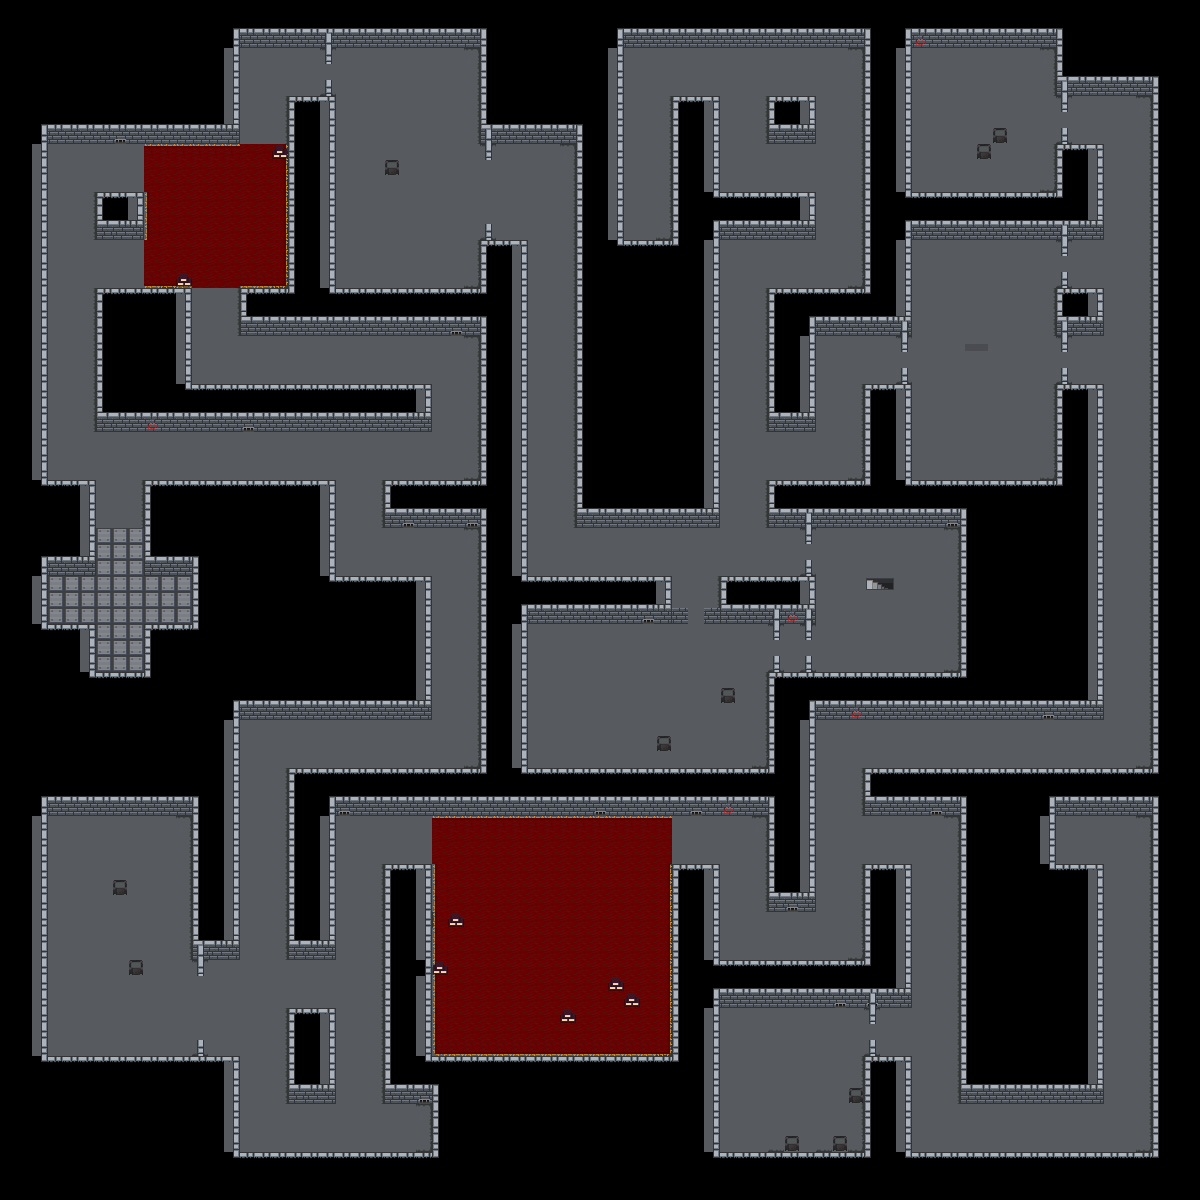

A level layout from a 2D game, rendered from its tile map. Below: a short description, then the map file with tile-grid data replaced by summaries:
An orthogonal 75x75 tile map with 16x16 px tiles, 4 tile layers (Layer1, navigation, wall, wall2).

<map version="1.2" tiledversion="1.2.4" orientation="orthogonal" renderorder="right-down" width="75" height="75" tilewidth="16" tileheight="16" infinite="0" nextlayerid="2" nextobjectid="1">
 <tileset firstgid="1" source="Dungeon1-Tileset v3.tsx" />
 <layer id="1" name="Layer1" width="75" height="75">
  <data>[5625 cells, 2565 non-empty, 9 distinct tile ids]</data>
 </layer>
 <layer id="2" name="navigation" width="75" height="75">
  <data>[5625 cells, 2525 non-empty, 1 distinct tile ids]</data> 
 </layer>
 <layer id="3" name="wall" width="75" height="75">
  <data>[5625 cells, 1593 non-empty, 18 distinct tile ids]</data> 
 </layer>
 <layer id="4" name="wall2" width="75" height="75">
  <data>[5625 cells, 2103 non-empty, 31 distinct tile ids]</data>
 </layer>
</map>
